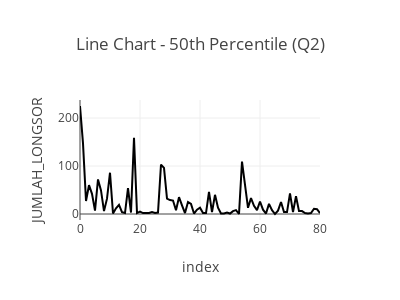

Notebook code for this chart:
### Code cell
fig_q2 = px.line(df, x=df.index, y=selected_column, title="Line Chart - 50th Percentile (Q2)")
fig_q2.update_layout(height=300, width=400)  # Adjust the size
fig_q2.show()

print(f"- 50th Percentile (Q2): {quartiles[0.5]}")

### Figure 1 — Plotly figure (JSON) as saved in the notebook; plotly's stock layout.template omitted (floating-point values rounded to 4 significant figures)
{"data": [{"hovertemplate": "index=%{x}<br>JUMLAH_LONGSOR=%{y}<extra></extra>", "legendgroup": "", "line": {"color": "#000001", "dash": "solid"}, "marker": {"symbol": "circle"}, "mode": "lines", "name": "", "orientation": "v", "showlegend": false, "type": "scatter", "x": [0, 1, 2, 3, 4, 5, 6, 7, 8, 9, 10, 11, 12, 13, 14, 15, 16, 17, 18, 19, 20, 21, 22, 23, 24, 25, 26, 27, 28, 29, 30, 31, 32, 33, 34, 35, 36, 37, 38, 39, 40, 41, 42, 43, 44, 45, 46, 47, 48, 49, 50, 51, 52, 53, 54, 55, 56, 57, 58, 59, 60, 61, 62, 63, 64, 65, 66, 67, 68, 69, 70, 71, 72, 73, 74, 75, 76, 77, 78, 79, 80], "xaxis": "x", "y": [225, 147, 27, 60, 42, 7, 72, 49, 6, 32, 86, 1, 12, 19, 4, 2, 54, 3, 159, 2, 5, 2, 2, 2, 4, 2, 3, 103, 96, 32, 29, 28, 8, 35, 18, 2, 25, 21, 1, 9, 13, 2, 2, 46, 4, 40, 13, 1, 1, 3, 1, 6, 8, 0, 109, 56, 13, 33, 17, 8, 26, 9, 1, 21, 8, 0, 7, 25, 4, 4, 43, 4, 37, 6, 6, 2, 1, 2, 11, 10, 2], "yaxis": "y"}], "layout": {"height": 300, "legend": {"tracegroupgap": 0}, "title": {"text": "Line Chart - 50th Percentile (Q2)"}, "width": 400, "xaxis": {"anchor": "y", "domain": [0, 1], "title": {"text": "index"}}, "yaxis": {"anchor": "x", "domain": [0, 1], "title": {"text": "JUMLAH_LONGSOR"}}}}
